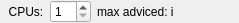
<?xml version="1.0" encoding="UTF-8"?>
<ui version="4.0">
 <class>Form</class>
 <widget class="QWidget" name="Form">
  <property name="geometry">
   <rect>
    <x>0</x>
    <y>0</y>
    <width>239</width>
    <height>23</height>
   </rect>
  </property>
  <property name="sizePolicy">
   <sizepolicy hsizetype="Preferred" vsizetype="Preferred">
    <horstretch>0</horstretch>
    <verstretch>0</verstretch>
   </sizepolicy>
  </property>
  <property name="windowTitle">
   <string>Form</string>
  </property>
  <layout class="QHBoxLayout" name="horizontalLayout">
   <property name="leftMargin">
    <number>2</number>
   </property>
   <property name="topMargin">
    <number>0</number>
   </property>
   <property name="rightMargin">
    <number>0</number>
   </property>
   <property name="bottomMargin">
    <number>0</number>
   </property>
   <item>
    <widget class="QLabel" name="label">
     <property name="text">
      <string>  CPUs:</string>
     </property>
    </widget>
   </item>
   <item>
    <widget class="QSpinBox" name="spin_box">
     <property name="minimum">
      <number>1</number>
     </property>
    </widget>
   </item>
   <item>
    <widget class="QLabel" name="advice_label">
     <property name="text">
      <string>max adviced: i</string>
     </property>
    </widget>
   </item>
   <item>
    <spacer name="horizontalSpacer">
     <property name="orientation">
      <enum>Qt::Horizontal</enum>
     </property>
     <property name="sizeHint" stdset="0">
      <size>
       <width>40</width>
       <height>20</height>
      </size>
     </property>
    </spacer>
   </item>
  </layout>
 </widget>
 <resources/>
 <connections/>
</ui>
